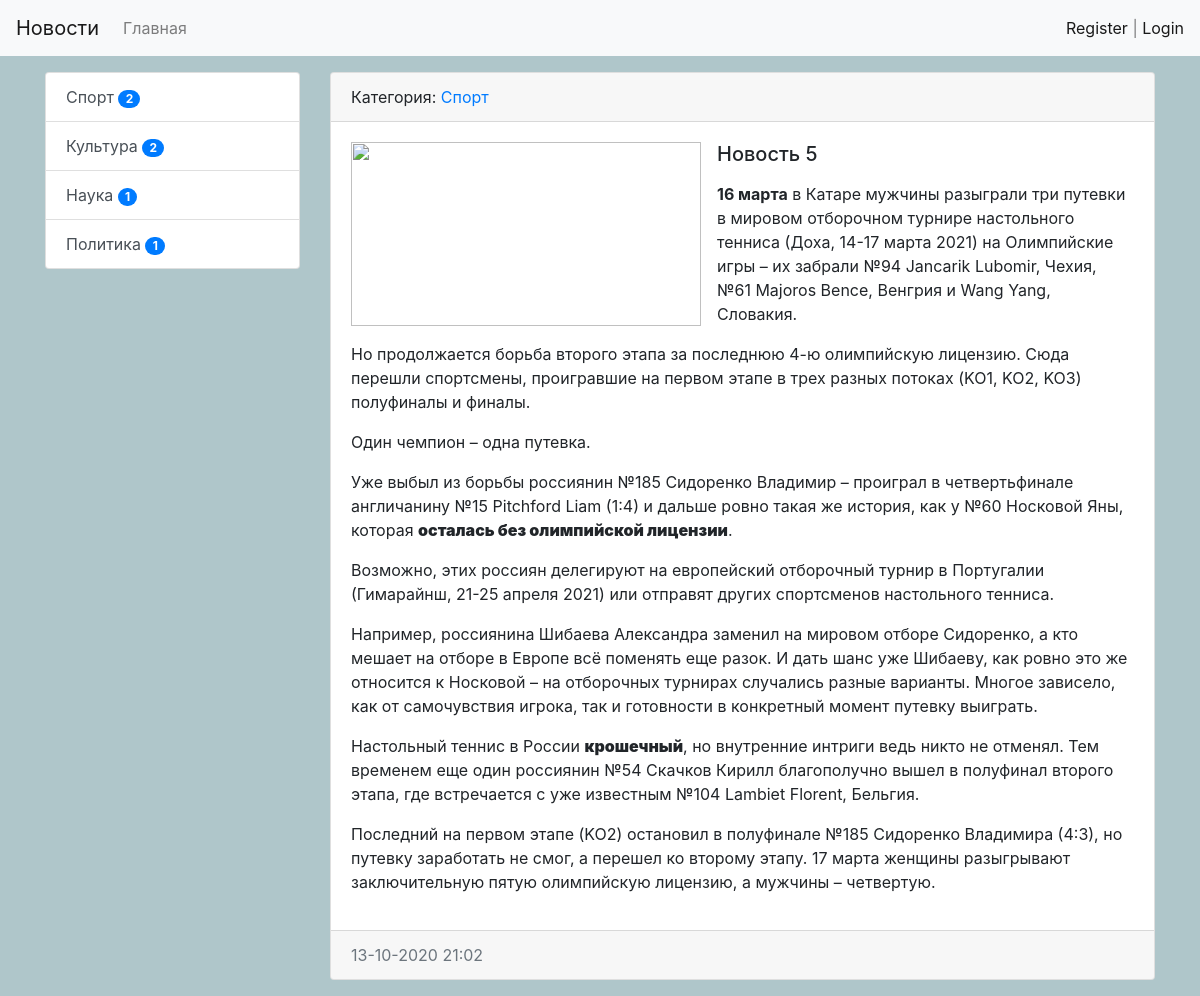
/news/6/, run on the app's committed database.
### news/models.py (models this page shows, shortened)
class Category(models.Model):
    title = models.CharField(max_length=150, db_index=True, verbose_name='Наименование категории')
    def get_absolute_url(self):
        return reverse('category', kwargs={'category_id': self.pk})
    def __str__(self):
        return self.title
    class Meta:
        verbose_name = 'Категория'
        verbose_name_plural = 'Категории'
        ordering = ['title']

class News(models.Model):
    title = models.CharField(max_length=150, verbose_name='Наименование')
    content = models.TextField(blank=True, verbose_name='Контент')
    created_at = models.DateTimeField(auto_now_add=True, verbose_name='Дата публикации')
    updated_at = models.DateTimeField(auto_now=True, verbose_name='Обновлено')
    photo = models.ImageField(upload_to='photos/%Y/%m/%d', verbose_name='Фото', blank='True')
    is_published = models.BooleanField(default=True, verbose_name='Опубликовано')
    category = models.ForeignKey('Category', on_delete=models.PROTECT, verbose_name='Категория')
    views = models.IntegerField(default=0)
    class Meta:
        verbose_name = 'Новость'
        verbose_name_plural = 'Новости'
        ordering = ['-created_at', 'title']

### news/views.py (the view)
# urls.py: path('news/<int:pk>/', ViewNews.as_view(), name='view_news'),
class ViewNews(DetailView):
    model = News
    context_object_name = 'news_item'

### news/templatetags/news_tags.py (called while the page is built)
@register.inclusion_tag('news/list_categories.html')
def show_categories(arg1='Hello', arg2='world'):
    categories = Category.objects.annotate(cnt=Count('news', filter=F('news__is_published'))).filter(cnt__gt=0)
    return {"categories": categories, "arg1": arg1, "arg2": arg2}

### news/templates/news/news_detail.html (shortened to what this page needs)
{% extends 'base.html' %}
{% block sidebar %}
{% include 'inc/_sidebar.html' %}
{% endblock %}
{% block content %}
<div class="card mb-3">
    <div class="card-header">
        Категория: <a href="{{ news_item.category.get_absolute_url }}">{{ news_item.category }}</a>
    </div>
    <div class="card-body">
            <img src="{{ item.photo.url }}" alt="" width="350" height="184" class="float-left mr-3">
                <h5 class="card-title">{{ news_item.title}}</h5>
                <p class="card-text">{{ news_item.content|safe|linebreaks }}</p>
    </div>
    <div class="card-footer text-muted">
        {{ news_item.created_at|date:"d-m-Y H:i" }}
    </div>
</div>
{% endblock %}

### news/templates/news/list_categories.html
<div class="list-group">
    {% for item in categories %}
    <a href="{{ item.get_absolute_url }} " class="list-group-item list-group-item-action"> {{ item.title }}     <span class="badge badge-primary badge-pill">{{ item.cnt }}</span>
    </a>
    {% endfor %}
</div>

### mysite/static/css/style1.css (style rules this page uses)
body { background-color: #afc6ca; }

### data on the page
Category: title "Спорт", cnt "2"
Category: title "Культура", cnt "2"
Category: title "Наука", cnt "1"
Category: title "Политика", cnt "1"
News: category "Спорт", title "Новость 5", content "16 марта в Катаре мужчины разыграли три путевки в мировом отборочном турнире настольного тенниса (Доха, 14-17 марта 2021) на Олимпийские игры – их забрали №94 Jancarik Lubomir, Чехия, №61 Majoros Bence, Венгрия и Wang Yang, Словакия. Но продолжается борьба второго этапа за последнюю 4-ю олимпийскую лицензию. Сюда перешли спортсмены, проигравшие на первом этапе в трех разных потоках (KO1, KO2, KO3) полуфиналы и финалы. Один чемпион – одна путевка. Уже выбыл из борьбы россиянин №185 Сидоренко Владимир – проиграл в четвертьфинале англичанину №15 Pitchford Liam (1:4) и дальше ровно такая же история, как у №60 Носковой Яны, которая осталась без олимпийской лицензии . Возможно, этих россиян…", created_at "13-10-2020 21:02"
